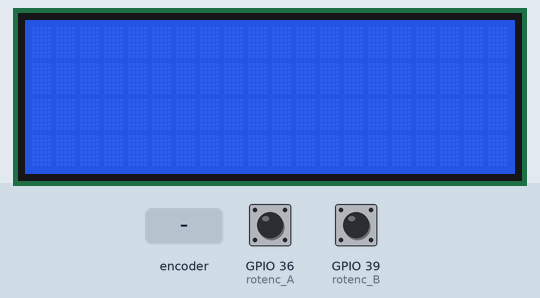
This program was run on a simulated ESP32 board running MicroPython. On the bench: 20×4 character LCD. The inputs (shaded band) are chosen by the test bench; at power-on: GPIO 36 (rotenc_A) HIGH, GPIO 39 (rotenc_B) HIGH. The interpreter's speed is modelled, so counts of loop turns are approximate; what the program prints to the serial console is not drawn.

Above: at 1.2 s.
1.3 s: rotary encoder on GPIO 36 (rotenc_A) / GPIO 39 (rotenc_B) turned 3 steps (first pin leading)
At 2.2 s:
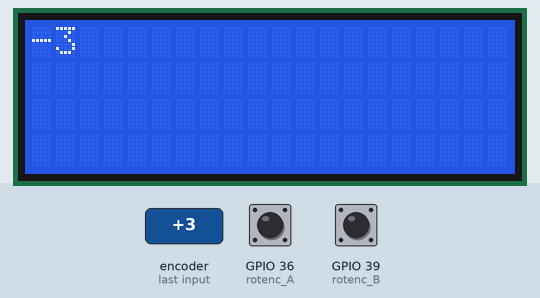
3.4 s: rotary encoder on GPIO 36 (rotenc_A) / GPIO 39 (rotenc_B) turned 1 step (first pin leading)
At 4.7 s:
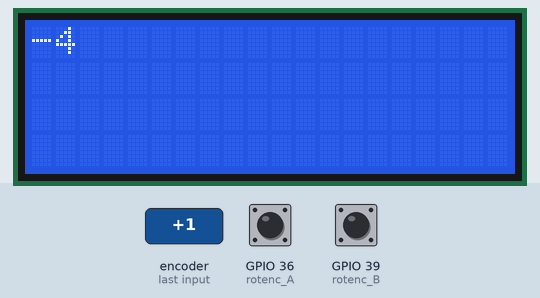
5.1 s: rotary encoder on GPIO 36 (rotenc_A) / GPIO 39 (rotenc_B) turned 1 step (first pin leading)
At 6.2 s:
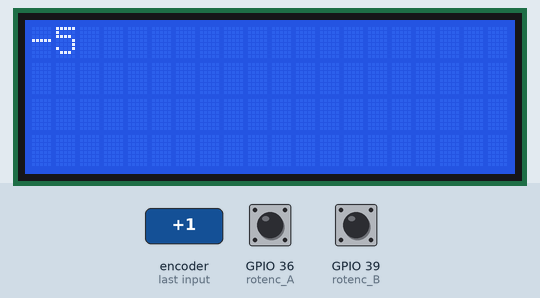
Timing chart, 0 to 8.1 s (numbered marks = the images above; inputs shaded):
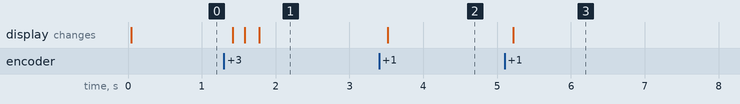

Measured:
- after the input at 1.3 s, the display: first changes after 0.12 s (image 1 shows a later state)
- after the input at 3.4 s, the display: changes after 0.12 s (image 2)
- after the input at 5.1 s, the display: changes after 0.12 s (image 3)

The program:

_velse_1.3.py
```python
# A simple rotary encoder test program
from machine import Pin
from gpio_lcd import GpioLcd

###########################################################
# CONFIGURATION
# Rotary encoder pins, actual A or B depends the rotary encoder hardware. If backwards swap the pin numpers
pin_enc_a = 36
pin_enc_b = 39
lcd = GpioLcd(rs_pin=Pin(27), enable_pin=Pin(25), d4_pin=Pin(33), d5_pin=Pin(32), d6_pin=Pin(21), d7_pin=Pin(22), num_lines=4, num_columns=20)

#########################################################################
# OBJECTS
rotenc_A = Pin(pin_enc_a, Pin.IN, Pin.PULL_UP)
rotenc_B = Pin(pin_enc_b, Pin.IN, Pin.PULL_UP)

#########################################################################
# VARIABLES and CONSTANTS
enc_state = 0                          # Encoder state control variable

counter = 0                            # A counter that is incremented/decremented vs rotation

CW = 1                                 # Constant clock wise rotation
CCW = -1                               # Constant counter clock wise rotation

###########################################################
# FUNCTIONS
# Rotary encoder truth table, which one to use depends the actual rotary encoder hardware
def re_half_step():
    global enc_state

    encTableHalfStep = [
        [0x03, 0x02, 0x01, 0x00],
        [0x23, 0x00, 0x01, 0x00],
        [0x13, 0x02, 0x00, 0x00],
        [0x03, 0x05, 0x04, 0x00],
        [0x03, 0x03, 0x04, 0x10],
        [0x03, 0x05, 0x03, 0x20]]

    enc_state = encTableHalfStep[enc_state & 0x0F][(rotenc_B.value() << 1) | rotenc_A.value()]

    # -1: Left/CCW, 0: No rotation, 1: Right/CW
    result = enc_state & 0x30
    if (result == 0x10):
        return CW
    elif (result == 0x20):
        return CCW
    else:
        return 0


def re_full_step():
    global enc_state

    encTableFullStep = [
        [0x00, 0x02, 0x04, 0x00],
        [0x03, 0x00, 0x01, 0x10],
        [0x03, 0x02, 0x00, 0x00],
        [0x03, 0x02, 0x01, 0x00],
        [0x06, 0x00, 0x04, 0x00],
        [0x06, 0x05, 0x00, 0x20],
        [0x06, 0x05, 0x04, 0x00]]

    enc_state = encTableFullStep[enc_state & 0x0F][(rotenc_B.value() << 1) | rotenc_A.value()]

    # -1: Left/CCW, 0: No rotation, 1: Right/CW
    result = enc_state & 0x30
    if (result == 0x10):
        return CW
    elif (result == 0x20):
        return CCW
    else:
        return 0

###########################################################
# PROGRAM
print("Rotary encoder test program\n")

while True:
    # Read the rotary encoder
    res = re_full_step()               # or: re_half_step()

    # Direction and counter
    counter += res

    if res == CW:
#         print(f"Right/CW: {counter}")
        lcd.move_to(0,0)
        lcd.putstr("     ")
        lcd.move_to(0,0)
        lcd.putstr(str(counter))
    elif res == CCW:
        lcd.move_to(0,0)
        lcd.putstr("     ")
        lcd.move_to(0,0)
#         print(f"Left/CCW: {counter}")
        lcd.putstr(str(counter))
```
